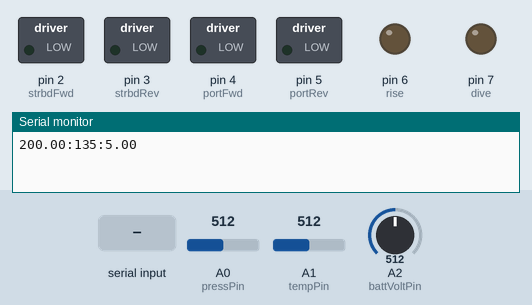
Bench run of a sketch on a simulated Arduino Uno, built with avr-gcc and run on an emulated ATmega328P. Shown: switched loads named in the sketch (green lamp = pin HIGH), output pins drawn as LEDs (lit = HIGH), the last lines printed to the serial monitor. Inputs (shaded band) come from the test bench; at power-on: A0 (pressPin) = 512, A1 (tempPin) = 512, A2 (battVoltPin) = 512.

Above: at 1.2 s.
1.3 s: "1" received over Serial
At 1.7 s:
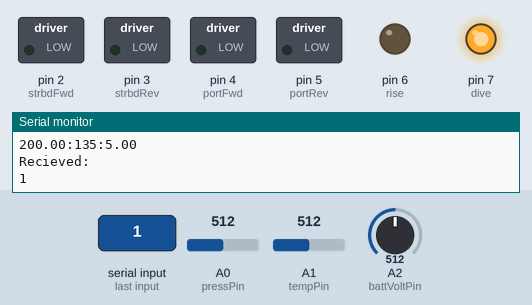
2.8 s: "2" received over Serial
At 4.0 s:
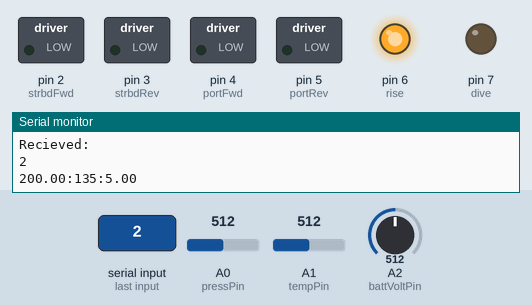
4.3 s: "0" received over Serial
At 5.0 s:
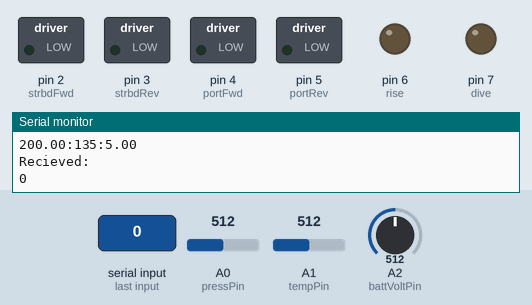
Timing chart, 0 to 7.3 s (numbered marks = the images above; inputs shaded):
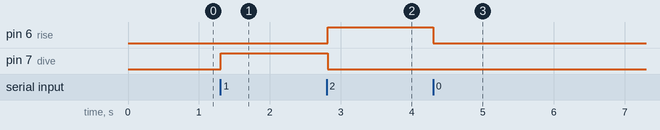

Measured:
- after the input at 1.3 s, pin 7 (dive): LOW → HIGH at once
- after the input at 2.8 s, pin 6 (rise): LOW → HIGH at once; pin 7 (dive): HIGH → LOW at once
- after the input at 4.3 s, pin 6 (rise): HIGH → LOW at once

The sketch:

Sensor_motorLED_test_code.ino
```cpp
//#include<OneWire.h>
//#include<DallasTemperature.h>

//Pin setup
int pressPin = A0; // read using kPaRead(*pin number*);
int tempPin = A1; // read using getTemp(tempPin);
int battVoltPin = A2; // monitor battery voltage, when motors are idle.
//OneWire tempWire(tempPin);
//DallasTemperature sensors(&tempWire);

//Motor pins, emulated using LED's in this setup
#define dive 7
#define rise 6 //pwm in case of brushless motor use
#define portRev 5 //pwm
#define portFwd 4
#define strbdRev 3 //pwm
#define strbdFwd 2

// motor flags, use to control motor on/off
// message format 000 - 111 - 222, "vertical port strbd"
// 0 - off, 1 - direction A, 2 direction - B
byte vertical = 0;
byte port = 0;
byte strbd = 0;

//sensor variables
double temp = 0;
int atm = 0;
double battVolt = 0;

String input = " ";
String output = " ";
bool stringComplete = false;
//serial message intervals
unsigned int delayTime = 1000;
unsigned long messageTime = 0;

// timing variables
/*
  0 loop start
 1 msg available
 2 msg read
 3 motorfunction called
 4 motorfunction finished
 5 loop finished
 */
unsigned long timing[6] = {
  0, 0, 0, 0, 0, 0};

void setup() {
  Serial.begin(115200);
  pinMode(dive, OUTPUT);
  pinMode(rise, OUTPUT);
  pinMode(portRev, OUTPUT);
  pinMode(portFwd, OUTPUT);
  pinMode(strbdRev, OUTPUT);
  pinMode(strbdFwd, OUTPUT);
}

void loop() {
  timing[0] = millis(); // loop start
  if (Serial.available() > 0) {
    input = "";
    timing[1] = millis(); // message available
    while (Serial.available()) {
      char inChar = (char)Serial.read();
      //input = Serial.readString(); //readString is SLOW!
      input += inChar;
      //Serial.flush();
    }
    timing[2] = millis(); // message received
    Serial.println("Recieved: ");
    Serial.println(input);
    /*for(int i = 1; i < 4; i++){ // for-loop for debugging serial comm
     Serial.print(input[i]);
     Serial.print(" : ");
     }
     Serial.println(" message printed");*/
  }

  // Read sensor data
  temp = getTemp(tempPin);    //currently with new sensor tmp36 // 1-wire comm is SLOW! change to analog!
  atm = round(kPaRead(pressPin));
  battVolt = getVolt(); // monitor voltage, given in 10*volt to skip float variable

  // read serial and update motor flags + activate motor mode
  motorUpdate(input);

  // send serial packet with sensor info if the delayTime has passed
  if((millis() - messageTime) > delayTime){
       messageTime = millis();
      printSensorValues();
  }
  //Serial.println(output);

  timing[5] = millis(); // loop finished
  /*for(int i = 0; i < 6; i++){
   Serial.print(i);
   Serial.print(": ");
   Serial.println(timing[i]);
   }*/
  delay(10);
}
```

motor_control.ino
```cpp
void motorUpdate(String msg) {
  timing[3] = millis(); // motorfunction called
  // expects a 3 digit string, values 0, 1 or 2

  //Diving/rising motor
  if (msg[0] == '1') {
    //Serial.println("i = 0 -> 1");
    digitalWrite(dive, HIGH);
    digitalWrite(rise, LOW);
  } else if (msg[0] == '2') {
    //Serial.println("i = 0 -> 2");
    digitalWrite(dive, LOW);
    digitalWrite(rise, HIGH);
  } else {
    //Serial.println("i = 0 -> 0");
    digitalWrite(dive, LOW);
    digitalWrite(rise, LOW);
  }

  // port motor
  if (msg[1] == '1') {
    //Serial.println("i = 1 -> 1");
    digitalWrite(portFwd, HIGH);  //the pairs can not be HIGH at the same time! will fry the control board!
    digitalWrite(portRev, LOW);
  } else if (msg[1] == '2') {
    //Serial.println("i = 1 -> 2");
    digitalWrite(portFwd, LOW);
    digitalWrite(portRev, HIGH);
  } else {
    //Serial.println("i = 1 -> 0");
    digitalWrite(portFwd, LOW);
    digitalWrite(portRev, LOW);
  }

  //starboard motor
  if (msg[2] == '1') {
    //Serial.println("i = 2 -> 1");
    digitalWrite(strbdFwd, HIGH);
    digitalWrite(strbdRev, LOW);
  } else if (msg[2] == '2') {
    //Serial.println("i = 2 -> 2");
    digitalWrite(strbdFwd, LOW);
    digitalWrite(strbdRev, HIGH);
  } else {
    //Serial.println("i = 2 -> 0");
    digitalWrite(strbdFwd, LOW);
    digitalWrite(strbdRev, LOW);
  }
  timing[4] = millis(); //motorfunction finished
}


// avoid control mishaps, example: Serial.println(controlAnalyser("110", "120")); returns 100

String controlAnalyser(String msg1, String msg2) {
  String result = "000";
  for (int i = 0; i < 2; i++) { // maybe only run for i= 1, 2. Let diving and rising be overwritten if a new direction is sent
    if (msg1[i] == msg2[i]) {
      result[i] = msg1[i];
    }
  }
  return result;
}
```

sensor_functions.ino
```cpp
double kPaRead(int pin) {
  double val = analogRead(pin);
  double vo = 5.0 * (val / 1023);
  double p = 250 * (vo / 5) + 10;
  return p;
}

double getTemp(int pin) {
  /*for(int i = 0; i < 5; i++){
    analogRead(pin);
  }*/
  //reading tmp36 at analogpin "pin"

  double tempVals = 0;
  for (int i = 0; i < 10; i++) {
    double sensorMilliVolt = analogRead(pin) * (5000.0 / 1024);
    tempVals += (sensorMilliVolt - 500) / 10;
  }
  return (tempVals / 10);
}

int getVolt(){
  double volt = double(analogRead(battVoltPin)) * (5.0 / 1023); // define double variable by using . like 5.0
  return int(2 * volt);
}

void printSensorValues(){
  Serial.print(temp);
  Serial.print(':');
  Serial.print(atm);
  Serial.print(':');
  Serial.println(battVolt);
}
```
